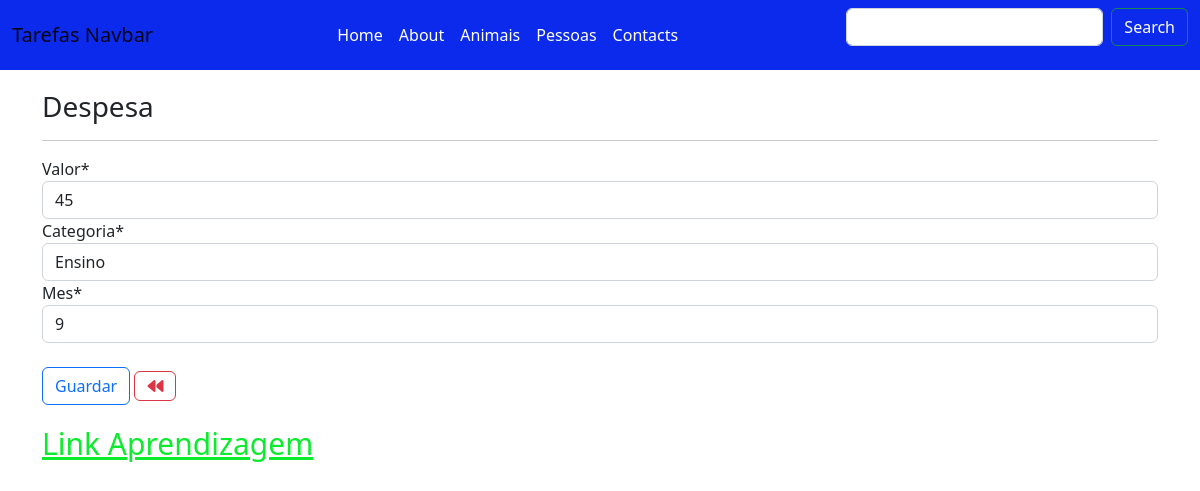
/despesa/atualizar/2/, run on an earlier commit of the app's database.
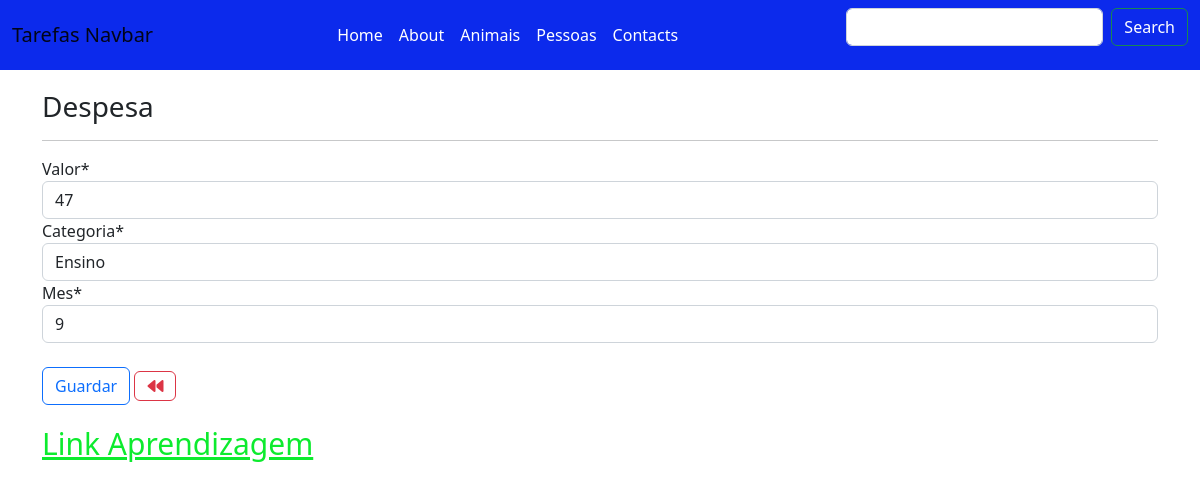
And on a later commit of the database.
### apps/despesa/models.py (models this page shows, shortened)
class Despesa(models.Model):
    despesa = models.CharField(max_length=30)
    categoria = models.CharField(max_length=30)
    valor = models.CharField(max_length=10)
    data = models.IntegerField()
    mes = models.IntegerField()

### apps/despesa/views.py (the view)
# urls.py: path('atualizar/<int:pk>/', DespesaUpdateView.as_view(), name='atualizar'),
class DespesaUpdateView(UpdateView):
    model = Despesa
    fields = ['valor', 'categoria', 'mes']
    template_name = 'despesa/despesa_update.html'
    success_url = reverse_lazy('despesa:lista')

### apps/despesa/templates/despesa/despesa_update.html (shortened to what this page needs)
{% extends 'base.html' %}
{% load crispy_forms_tags %}
{% block content %}
<div class="content-section">
    <h3>Despesa</h3>
    <hr>
    <form method="Post">
        {{ form|crispy}}
        <br>
        <button class="btn btn-outline-primary" type="submit">Guardar</button>
        <a class="btn btn-outline-danger" href="{% url 'despesa:lista' %}"><i class="fa-sharp fa-solid fa-backward"></i></a>
    </form>
</div>
{% endblock %}

What changed in the data, as far as the page shows it:
changed Despesa "Ensino": valor "45" → "47"
